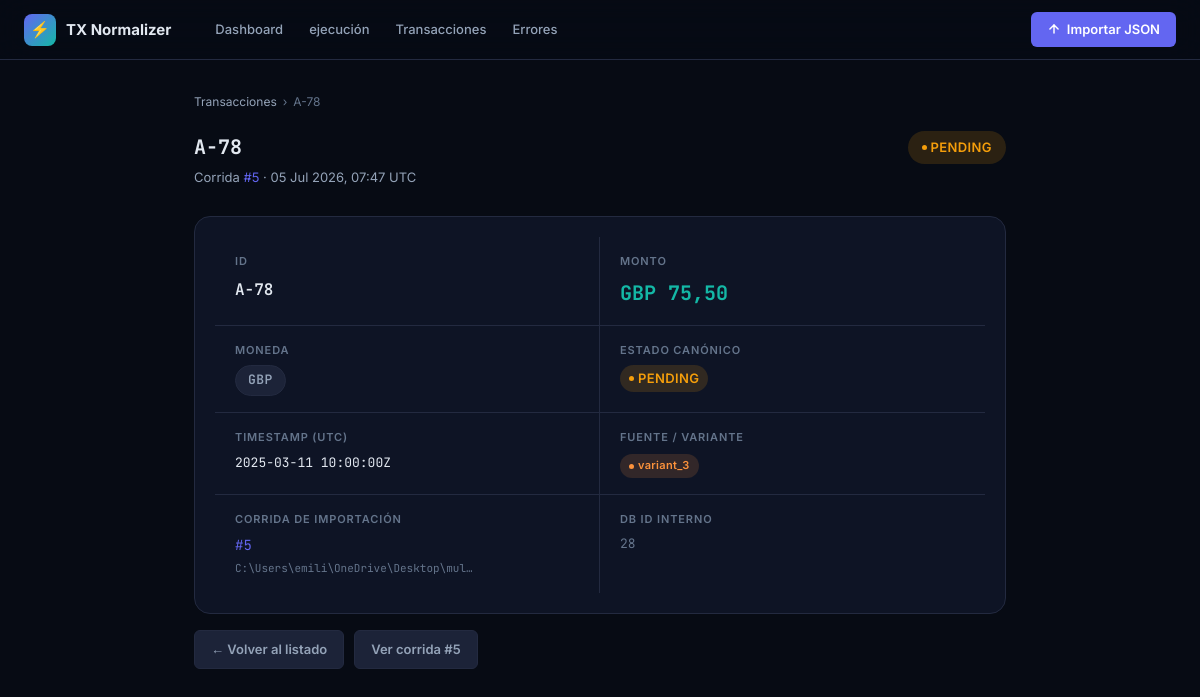
The page /transactions/28/ on the database its author committed.
### transactions/models.py (models this page shows, shortened)
class NormalizedTransaction(models.Model):
    run = models.ForeignKey(ProcessingRun, related_name="transactions", on_delete=models.CASCADE)
    external_id = models.CharField(max_length=255, db_index=True)
    amount = models.DecimalField(max_digits=14, decimal_places=2)
    currency = models.CharField(max_length=3, db_index=True)
    timestamp = models.DateTimeField(db_index=True)
    status = models.CharField(max_length=10, choices=CanonicalStatusChoices.choices, db_index=True)
    source = models.CharField(max_length=50, db_index=True)
    class Meta:
        ordering = ["-timestamp"]
        indexes = [
            models.Index(fields=["status", "currency"]),
        ]

class ProcessingRun(models.Model):
    created_at = models.DateTimeField(auto_now_add=True)
    source_label = models.CharField(max_length=255, default="sample_data/transactions.json")
    total_processed = models.PositiveIntegerField(default=0)
    total_valid = models.PositiveIntegerField(default=0)
    total_invalid = models.PositiveIntegerField(default=0)
    status_counts = models.JSONField(default=dict)
    currency_totals = models.JSONField(default=dict)
    error_type_counts = models.JSONField(default=dict)
    source_counts = models.JSONField(default=dict)
    class Meta:
        ordering = ["-created_at"]

### transactions/views.py (the view)
# urls.py: path("transactions/<int:pk>/", views.transaction_detail, name="transaction_detail"),
@require_GET
def transaction_detail(request, pk: int):
    tx = get_object_or_404(NormalizedTransaction, pk=pk)
    return render(request, "transactions/transaction_detail.html", {"tx": tx})

### transactions/templates/transactions/transaction_detail.html (shortened to what this page needs)
{% extends "transactions/base.html" %}
{% block content %}
<div class="page-sm">
<div class="breadcrumb">
  <a href="{% url 'transaction_list' %}">Transacciones</a>
  <span class="breadcrumb-sep">›</span>
  <span>{{ tx.external_id }}</span>
</div>
<div class="page-header">
  <div>
    <h1 class="page-title" style="font-family:var(--mono);font-size:20px">{{ tx.external_id }}</h1>
    <p class="page-subtitle">
      Corrida <a href="{% url 'run_detail' tx.run.pk %}">#{{ tx.run.pk }}</a>
      · {{ tx.run.created_at|date:"d M Y, H:i" }} UTC
    </p>
  </div>
  <div class="page-actions">
    {% if tx.status == "SUCCESS" %}<span class="badge badge-success" style="font-size:13px;padding:6px 14px">SUCCESS</span>
    {% elif tx.status == "FAILED" %}<span class="badge badge-failed" style="font-size:13px;padding:6px 14px">FAILED</span>
    {% else %}<span class="badge badge-pending" style="font-size:13px;padding:6px 14px">PENDING</span>{% endif %}
  </div>
</div>
<div class="card card-lg" style="margin-bottom:16px">
  <div style="display:grid;grid-template-columns:1fr 1fr;gap:0">
    <div style="padding:16px 20px;border-bottom:1px solid var(--border);border-right:1px solid var(--border)">
      <div class="stat-label" style="margin-bottom:6px">ID</div>
      <div style="font-family:var(--mono);font-size:16px;font-weight:600;color:var(--text)">{{ tx.external_id }}</div>
    </div>
    <div style="padding:16px 20px;border-bottom:1px solid var(--border)">
      <div class="stat-label" style="margin-bottom:6px">Monto</div>
      <div style="font-family:var(--mono);font-size:20px;font-weight:700;color:var(--teal)">
        {{ tx.currency }} {{ tx.amount }}
      </div>
    </div>
    <div style="padding:16px 20px;border-bottom:1px solid var(--border);border-right:1px solid var(--border)">
      <div class="stat-label" style="margin-bottom:6px">Moneda</div>
      <span class="badge badge-currency" style="font-size:13px;padding:4px 12px">{{ tx.currency }}</span>
    </div>
    <div style="padding:16px 20px;border-bottom:1px solid var(--border)">
      <div class="stat-label" style="margin-bottom:6px">Estado canónico</div>
      {% if tx.status == "SUCCESS" %}<span class="badge badge-success" style="font-size:13px">SUCCESS</span>
      {% elif tx.status == "FAILED" %}<span class="badge badge-failed" style="font-size:13px">FAILED</span>
      {% else %}<span class="badge badge-pending" style="font-size:13px">PENDING</span>{% endif %}
    </div>
    <div style="padding:16px 20px;border-bottom:1px solid var(--border);border-right:1px solid var(--border)">
      <div class="stat-label" style="margin-bottom:6px">Timestamp (UTC)</div>
      <div style="font-family:var(--mono);font-size:13px;color:var(--text)">{{ tx.timestamp|date:"Y-m-d H:i:s" }}Z</div>
    </div>
    <div style="padding:16px 20px;border-bottom:1px solid var(--border)">
      <div class="stat-label" style="margin-bottom:6px">Fuente / Variante</div>
      <span class="badge {% if tx.source == 'variant_1' %}badge-v1{% elif tx.source == 'variant_2' %}badge-v2{% else %}badge-v3{% endif %}">{{ tx.source }}</span>
    </div>
    <div style="padding:16px 20px;border-right:1px solid var(--border)">
      <div class="stat-label" style="margin-bottom:6px">Corrida de importación</div>
      <a href="{% url 'run_detail' tx.run.pk %}" style="font-family:var(--mono);color:var(--accent)">#{{ tx.run.pk }}</a>
      <div style="font-size:11px;color:var(--text3);margin-top:3px;font-family:var(--mono)">{{ tx.run.source_label|truncatechars:36 }}</div>
    </div>
    <div style="padding:16px 20px">
      <div class="stat-label" style="margin-bottom:6px">DB id interno</div>
      <div style="font-family:var(--mono);font-size:13px;color:var(--text3)">{{ tx.pk }}</div>
    </div>
  </div>
</div>
<div style="display:flex;gap:10px;flex-wrap:wrap">
  <a href="{% url 'transaction_list' %}" class="btn btn-secondary">← Volver al listado</a>
  <a href="{% url 'run_detail' tx.run.pk %}" class="btn btn-secondary">Ver corrida #{{ tx.run.pk }}</a>
</div>
</div>
{% endblock %}

### transactions/templates/transactions/base.html (style rules this page uses)
*,*::before,*::after { box-sizing:border-box;margin:0;padding:0 }
:root { --bg:#070B14;--surface:#0E1425;--surface2:#141929;--surface3:#1C2338; --border:#232A40;--border2:#2D3555; --accent:#6366F1;--accent-hover:#4F52D8;--accent-glow:rgba(99,102,241,.25); --teal:#14B8A6;--teal-dim:rgba(20,184,166,.15); --rose:#F43F5E;--rose-dim:rgba(244,63,94,.15); --amber:#F59E0B;--amber-dim:rgba(245,158,11,.15); --green:#10B981;--green-dim:rgba(16,185,129,.15); --text:#E2E8F0;--text2:#94A3B8;--text3:#64748B; --mono:'JetBrains Mono',monospace; --radius:10px;--radius-sm:6px;--radius-lg:16px; --shadow:0 4px 24px rgba(0,0,0,.4); --shadow-sm:0 2px 8px rgba(0,0,0,.3); --transition:.18s ease; }
html { scroll-behavior:smooth }
body { background:var(--bg);color:var(--text);font-family:'Inter',system-ui,sans-serif;font-size:14px;line-height:1.6;min-height:100vh;-webkit-font-smoothing:antialiased }
a { color:var(--accent);text-decoration:none;transition:color var(--transition) }
.page-sm { max-width:860px;margin:0 auto;padding:32px 24px }
.page-header { display:flex;align-items:flex-start;justify-content:space-between;gap:16px;margin-bottom:28px;flex-wrap:wrap }
.page-title { font-size:22px;font-weight:700;color:var(--text) }
.page-subtitle { font-size:13px;color:var(--text2);margin-top:4px }
.page-actions { display:flex;gap:8px;flex-wrap:wrap;align-items:center }
.card { background:var(--surface);border:1px solid var(--border);border-radius:var(--radius);padding:20px }
.card-lg { border-radius:var(--radius-lg) }
.stat-label { font-size:11px;font-weight:600;color:var(--text3);text-transform:uppercase;letter-spacing:.08em;margin-bottom:10px }
.btn { display:inline-flex;align-items:center;gap:7px;padding:8px 16px; border-radius:var(--radius-sm);border:none;font-size:13px;font-weight:600; cursor:pointer;transition:all var(--transition);white-space:nowrap; text-decoration:none; }
.btn-secondary { background:var(--surface3);color:var(--text2);border:1px solid var(--border) }
.badge { display:inline-flex;align-items:center;gap:4px;padding:3px 9px;border-radius:99px;font-size:11px;font-weight:600;letter-spacing:.03em }
.badge::before { content:'';width:5px;height:5px;border-radius:50%;background:currentColor;flex-shrink:0 }
.badge-pending { background:var(--amber-dim);color:var(--amber) }
.badge-v3 { background:rgba(251,146,60,.15);color:#FB923C }
.badge-currency { background:var(--surface3);color:var(--text2);border:1px solid var(--border);font-family:var(--mono);font-size:11px }
.badge-currency::before { display:none }
.breadcrumb { display:flex;align-items:center;gap:6px;font-size:12px;color:var(--text3);margin-bottom:20px }
.breadcrumb a { color:var(--text2) }
.breadcrumb-sep { color:var(--text3) }

### rows shown on the page
NormalizedTransaction: external_id "A-78", run.pk "5", run.created_at "05 Jul 2026, 07:47", currency "GBP", amount "75,50", timestamp "2025-03-11 10:00:00", source "variant_3", run.source_label "C:\\Users\\emili\\OneDrive\\Desktop\\mul…", pk "28"
